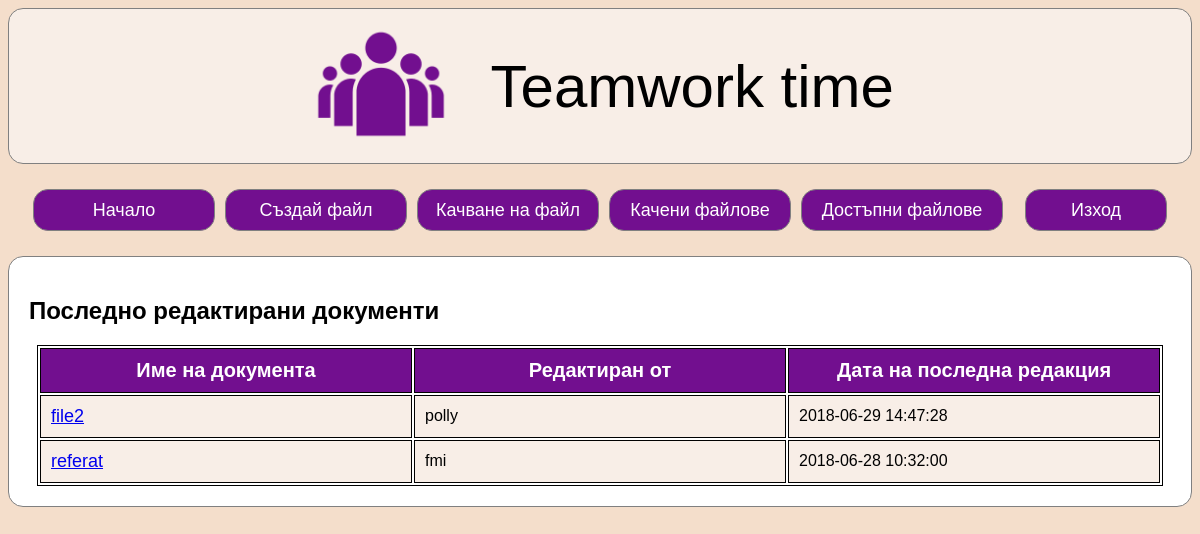
/ (signed in), run on the app's committed database.
### tables this page shows
CREATE TABLE `document` (
  `id` int(11) NOT NULL,
  `owner` varchar(20) NOT NULL,
  `content_url` varchar(50) NOT NULL,
  `last_update_user` varchar(20) DEFAULT NULL,
  `last_update_date` datetime NOT NULL DEFAULT CURRENT_TIMESTAMP
);

CREATE TABLE `users` (
  `username` varchar(20) NOT NULL,
  `password` varchar(200) NOT NULL,
  `email` varchar(30) NOT NULL
);

### libs/Db.php (called while the page is built, shortened)
<?php
class Db
{
    private $conn;
    public function __construct()
    {
        $host = CONFIG['db']['host'];
        $db   = CONFIG['db']['name'];
        $user = CONFIG['db']['user'];
        $pass = CONFIG['db']['password'];
        $charset = CONFIG['db']['charset'];
        $dsn = "mysql:host=$host;dbname=$db;charset=$charset";
        $opt = [
            PDO::ATTR_ERRMODE            => PDO::ERRMODE_EXCEPTION,
            PDO::ATTR_DEFAULT_FETCH_MODE => PDO::FETCH_ASSOC,
            PDO::ATTR_EMULATE_PREPARES   => false,
        ];
        $this->conn = new PDO($dsn, $user, $pass, $opt);
    }
    public function getConn()
    {
        return $this->conn;
    }
}
?>

### libs/User.php (called while the page is built, shortened)
<?php
class User
{
    private $username;
    private $email;
    public function __construct($username, $password = null)
    {
        $this->username = $username;
    }
    public function getUsername()
    {
        return $this->username;
    }
    public function setUsername($username)
    {
        $this->username = $username;
    }
    public function load()
    {
        $stmt = [];
        if ($this->username)
        {
            $stmt = (new Db())->getConn()->prepare("SELECT * FROM `users` WHERE username = ?");
        }
        elseif ($this->email)
        {
            $stmt = (new Db())->getConn()->prepare("SELECT * FROM `users` WHERE email = ?");
            $result = $stmt->execute([$this->email]);
        }
        else
        {
            throw new \Exception('Cannot load user');
        }
        $dbUser = $stmt->fetch();
        $this->username     = $dbUser['username'];
        $this->email        = $dbUser['email'];
        return !!$dbUser;
    }
}
?>

### libs/Init.php (called while the page is built, shortened)
<?php
class Init
{
    public static function _init($isController = false)
    {
        spl_autoload_register(function($className)
        {
            $path = $_SERVER['DOCUMENT_ROOT'] . DIRECTORY_SEPARATOR . CONFIG['app']['home'] . DIRECTORY_SEPARATOR . $className . '.php';
        });
    }
}
?>

### index.php (the view, shortened to what this page needs)
<?php
require_once "libs/Init.php";
$user = new User("");
if (isset($_SESSION['username']) && $_SESSION['username'])
{
    $user->setUsername($_SESSION['username']);
    $user->load();
}
?>
<!DOCTYPE html>
<html lang="en">
<head>
    <link href="style/index.css" rel="stylesheet" type="text/css">
	<link href="style/nav.css" rel="stylesheet" type="text/css">
</head>
<body>
<?php include ("navigation.php"); ?>
<div class="main">
<h2>Последно редактирани документи</h2>
    <?php
    $username  = $user->getUsername();
    $sql= "SELECT * FROM `document`  WHERE `owner` = ? ORDER BY `last_update_date` DESC";
    $stmt = (new Db())->getConn()->prepare($sql);
	$stmt->execute(["$username"]);
    if($stmt->rowCount() > 0) {
        echo "<table>";
        echo "<tr><th>Име на документа</th><th>Редактиран от</th><th>Дата на последна редакция</th></tr>";
        while ($row = $stmt->fetch(PDO::FETCH_ASSOC)) {
            $str = substr($row['content_url'], strlen($username) + 1);
            echo "<tr><td><a href='edit.php?file=" . $row['content_url'] . "'>" . $str . "</a></td><td>" . $row['last_update_user'] . "</td><td>" . $row['last_update_date'] . "</td></tr>";
        }
        echo "</table>";
    } else {
        echo "<p> Все още нямате добавени документи.</p>";
    }
    ?>
</div>
</body>
</html>

### style/index.css (style rules this page uses)
body { background-color: #F4DECB; font-family: Arial; }
.main { margin:0; padding:20px; border: 1px solid gray; border-radius: 15px; background-color: white; }
table { margin:0 auto; border: solid 1px black; }
th { border: solid 1px black; padding:10px; color:white; background-color: #720F8F; font-size:20px; }
td { border: solid 1px black; padding:10px; width:350px; background-color: #F8EEE7; }

### style/nav.css (style rules this page uses)
div { margin:20px; }
a { font-size:18px; }

### data on the page
document: content_url.username "file2", last_update_user "polly", last_update_date "2018-06-29 14:47:28"
document: content_url.username "referat", last_update_user "fmi", last_update_date "2018-06-28 10:32:00"
